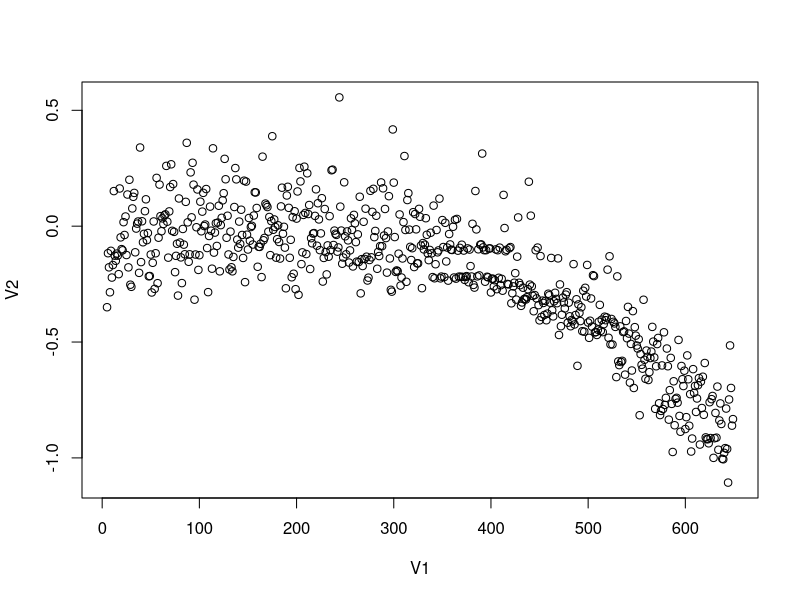
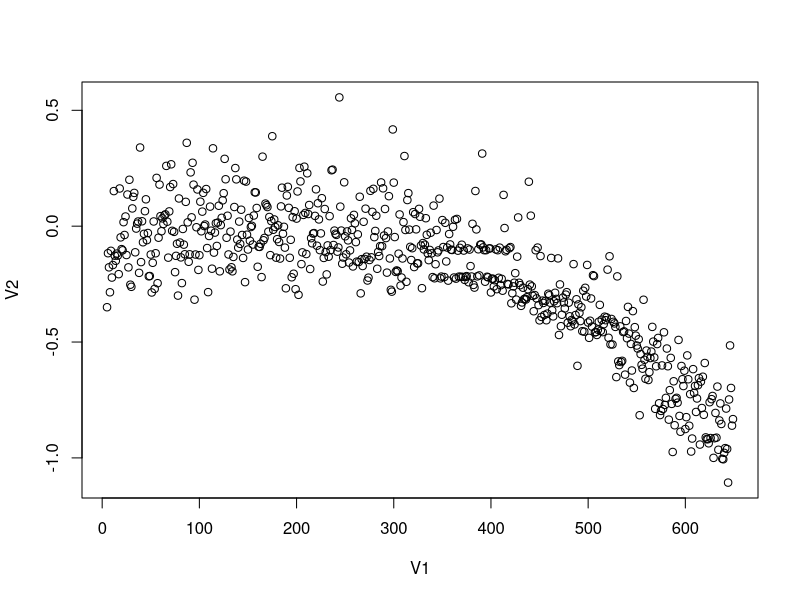

Reproduce these figures in R, in order.

a <-read.csv("trial-final-10-20171229151248.csv", header = FALSE)
plot(a)
png("trial-final-10-20171229151248.csv.png")
plot(a)

